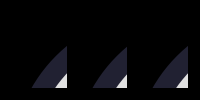
           <widget class="QFrame" name="frame_HI_Base_2">
            <property name="sizePolicy">
             <sizepolicy hsizetype="Preferred" vsizetype="Preferred">
              <horstretch>3</horstretch>
              <verstretch>3</verstretch>
             </sizepolicy>
            </property>
            <property name="styleSheet">
             <string notr="true">background-color:black</string>
            </property>
            <property name="frameShape">
             <enum>QFrame::StyledPanel</enum>
            </property>
            <property name="frameShadow">
             <enum>QFrame::Raised</enum>
            </property>
            <layout class="QHBoxLayout" name="horizontalLayout_2">
             <item>
              <widget class="QFrame" name="circularProgressBar_Main_4">
               <property name="styleSheet">
                <string notr="true">background-color: none;</string>
               </property>
               <property name="frameShape">
                <enum>QFrame::NoFrame</enum>
               </property>
               <property name="frameShadow">
                <enum>QFrame::Raised</enum>
               </property>
               <widget class="QFrame" name="circular_Production_Progress_4">
                <property name="geometry">
                 <rect>
                  <x>0</x>
                  <y>0</y>
                  <width>300</width>
                  <height>300</height>
                 </rect>
                </property>
                <property name="styleSheet">
                 <string notr="true">QFrame{
	border-radius: 150px;	
	background-color: qconicalgradient(cx:0.5, cy:0.5, angle:90, stop:0.400 rgba(0, 0, 255, 255), stop:0.395 rgba(0, 0, 255, 0));
}</string>
                </property>
                <property name="frameShape">
                 <enum>QFrame::StyledPanel</enum>
                </property>
                <property name="frameShadow">
                 <enum>QFrame::Raised</enum>
                </property>
               </widget>
               <widget class="QFrame" name="circular_Production_Bg_4">
                <property name="geometry">
                 <rect>
                  <x>0</x>
                  <y>0</y>
                  <width>300</width>
                  <height>300</height>
                 </rect>
                </property>
                <property name="styleSheet">
                 <string notr="true">QFrame{
	border-radius: 150px;	
	background-color: rgba(85, 85, 127, 100);
}</string>
                </property>
                <property name="frameShape">
                 <enum>QFrame::StyledPanel</enum>
                </property>
                <property name="frameShadow">
                 <enum>QFrame::Raised</enum>
                </property>
               </widget>
               <widget class="QFrame" name="circularContainer_5">
                <property name="geometry">
                 <rect>
                  <x>40</x>
                  <y>40</y>
                  <width>220</width>
                  <height>220</height>
                 </rect>
                </property>
                <property name="baseSize">
                 <size>
                  <width>0</width>
                  <height>0</height>
                 </size>
                </property>
                <property name="styleSheet">
                 <string notr="true">QFrame{
	border-radius: 110px;	
	background-color: rgb(58, 58, 102);
}</string>
                </property>
                <property name="frameShape">
                 <enum>QFrame::StyledPanel</enum>
                </property>
                <property name="frameShadow">
                 <enum>QFrame::Raised</enum>
                </property>
                <widget class="QLabel" name="label_8">
                 <property name="geometry">
                  <rect>
                   <x>20</x>
                   <y>50</y>
                   <width>181</width>
                   <height>41</height>
                  </rect>
                 </property>
                 <property name="font">
                  <font>
                   <pointsize>32</pointsize>
                  </font>
                 </property>
                 <property name="styleSheet">
                  <string notr="true">color:white</string>
                 </property>
                 <property name="text">
                  <string>Main 1</string>
                 </property>
                 <property name="alignment">
                  <set>Qt::AlignCenter</set>
                 </property>
                </widget>
                <widget class="QLabel" name="label_9">
                 <property name="geometry">
                  <rect>
                   <x>30</x>
                   <y>130</y>
                   <width>161</width>
                   <height>61</height>
                  </rect>
                 </property>
                 <property name="font">
                  <font>
                   <pointsize>32</pointsize>
                  </font>
                 </property>
                 <property name="styleSheet">
                  <string notr="true">color:white</string>
                 </property>
                 <property name="text">
                  <string>266</string>
                 </property>
                 <property name="alignment">
                  <set>Qt::AlignCenter</set>
                 </property>
                </widget>
               </widget>
               <widget class="QFrame" name="circular_TT_Progress_4">
                <property name="geometry">
                 <rect>
                  <x>20</x>
                  <y>20</y>
                  <width>260</width>
                  <height>260</height>
                 </rect>
                </property>
                <property name="styleSheet">
                 <string notr="true">QFrame{
	border-radius: 130px;	
	background-color: qconicalgradient(cx:0.5, cy:0.5, angle:90, stop:0.49 rgba(255, 0, 0, 0), stop:0.5 rgba(255, 0, 0, 255));
}</string>
                </property>
                <property name="frameShape">
                 <enum>QFrame::StyledPanel</enum>
                </property>
                <property name="frameShadow">
                 <enum>QFrame::Raised</enum>
                </property>
               </widget>
               <widget class="QFrame" name="circular_TT_Bg_4">
                <property name="geometry">
                 <rect>
                  <x>20</x>
                  <y>20</y>
                  <width>260</width>
                  <height>260</height>
                 </rect>
                </property>
                <property name="styleSheet">
                 <string notr="true">QFrame{
	border-radius: 130px;	
	background-color: rgb(225,225,225);
}</string>
                </property>
                <property name="frameShape">
                 <enum>QFrame::StyledPanel</enum>
                </property>
                <property name="frameShadow">
                 <enum>QFrame::Raised</enum>
                </property>
               </widget>
              </widget>
             </item>
             <item>
              <widget class="QFrame" name="circularProgressBar_Main_5">
               <property name="styleSheet">
                <string notr="true">background-color: none;</string>
               </property>
               <property name="frameShape">
                <enum>QFrame::NoFrame</enum>
               </property>
               <property name="frameShadow">
                <enum>QFrame::Raised</enum>
               </property>
               <widget class="QFrame" name="circular_Production_Progress_5">
                <property name="geometry">
                 <rect>
                  <x>0</x>
                  <y>0</y>
                  <width>300</width>
                  <height>300</height>
                 </rect>
                </property>
                <property name="styleSheet">
                 <string notr="true">QFrame{
	border-radius: 150px;	
	background-color: qconicalgradient(cx:0.5, cy:0.5, angle:90, stop:0.400 rgba(0, 0, 255, 255), stop:0.395 rgba(0, 0, 255, 0));
}</string>
                </property>
                <property name="frameShape">
                 <enum>QFrame::StyledPanel</enum>
                </property>
                <property name="frameShadow">
                 <enum>QFrame::Raised</enum>
                </property>
               </widget>
               <widget class="QFrame" name="circular_Production_Bg_5">
                <property name="geometry">
                 <rect>
                  <x>0</x>
                  <y>0</y>
                  <width>300</width>
                  <height>300</height>
                 </rect>
                </property>
                <property name="styleSheet">
                 <string notr="true">QFrame{
	border-radius: 150px;	
	background-color: rgba(85, 85, 127, 100);
}</string>
                </property>
                <property name="frameShape">
                 <enum>QFrame::StyledPanel</enum>
                </property>
                <property name="frameShadow">
                 <enum>QFrame::Raised</enum>
                </property>
               </widget>
               <widget class="QFrame" name="circularContainer_6">
                <property name="geometry">
                 <rect>
                  <x>40</x>
                  <y>40</y>
                  <width>220</width>
                  <height>220</height>
                 </rect>
                </property>
                <property name="baseSize">
                 <size>
                  <width>0</width>
                  <height>0</height>
                 </size>
                </property>
                <property name="styleSheet">
                 <string notr="true">QFrame{
	border-radius: 110px;	
	background-color: rgb(58, 58, 102);
}</string>
                </property>
                <property name="frameShape">
                 <enum>QFrame::StyledPanel</enum>
                </property>
                <property name="frameShadow">
                 <enum>QFrame::Raised</enum>
                </property>
                <widget class="QLabel" name="label_10">
                 <property name="geometry">
                  <rect>
                   <x>20</x>
                   <y>50</y>
                   <width>181</width>
                   <height>41</height>
                  </rect>
                 </property>
                 <property name="font">
                  <font>
                   <pointsize>32</pointsize>
                  </font>
                 </property>
                 <property name="styleSheet">
                  <string notr="true">color:white</string>
                 </property>
                 <property name="text">
                  <string>Main 1</string>
                 </property>
                 <property name="alignment">
                  <set>Qt::AlignCenter</set>
                 </property>
                </widget>
                <widget class="QLabel" name="label_11">
                 <property name="geometry">
                  <rect>
                   <x>30</x>
                   <y>130</y>
                   <width>161</width>
                   <height>61</height>
                  </rect>
                 </property>
                 <property name="font">
                  <font>
                   <pointsize>32</pointsize>
                  </font>
                 </property>
                 <property name="styleSheet">
                  <string notr="true">color:white</string>
                 </property>
                 <property name="text">
                  <string>266</string>
                 </property>
                 <property name="alignment">
                  <set>Qt::AlignCenter</set>
                 </property>
                </widget>
               </widget>
               <widget class="QFrame" name="circular_TT_Progress_5">
                <property name="geometry">
                 <rect>
                  <x>20</x>
                  <y>20</y>
                  <width>260</width>
                  <height>260</height>
                 </rect>
                </property>
                <property name="styleSheet">
                 <string notr="true">QFrame{
	border-radius: 130px;	
	background-color: qconicalgradient(cx:0.5, cy:0.5, angle:90, stop:0.49 rgba(255, 0, 0, 0), stop:0.5 rgba(255, 0, 0, 255));
}</string>
                </property>
                <property name="frameShape">
                 <enum>QFrame::StyledPanel</enum>
                </property>
                <property name="frameShadow">
                 <enum>QFrame::Raised</enum>
                </property>
               </widget>
               <widget class="QFrame" name="circular_TT_Bg_5">
                <property name="geometry">
                 <rect>
                  <x>20</x>
                  <y>20</y>
                  <width>260</width>
                  <height>260</height>
                 </rect>
                </property>
                <property name="styleSheet">
                 <string notr="true">QFrame{
	border-radius: 130px;	
	background-color: rgb(225,225,225);
}</string>
                </property>
                <property name="frameShape">
                 <enum>QFrame::StyledPanel</enum>
                </property>
                <property name="frameShadow">
                 <enum>QFrame::Raised</enum>
                </property>
               </widget>
              </widget>
             </item>
             <item>
              <widget class="QFrame" name="circularProgressBar_Main_6">
               <property name="styleSheet">
                <string notr="true">background-color: none;</string>
               </property>
               <property name="frameShape">
                <enum>QFrame::NoFrame</enum>
               </property>
               <property name="frameShadow">
                <enum>QFrame::Raised</enum>
               </property>
               <widget class="QFrame" name="circular_Production_Progress_6">
                <property name="geometry">
                 <rect>
                  <x>0</x>
                  <y>0</y>
                  <width>300</width>
                  <height>300</height>
                 </rect>
                </property>
                <property name="styleSheet">
                 <string notr="true">QFrame{
	border-radius: 150px;	
	background-color: qconicalgradient(cx:0.5, cy:0.5, angle:90, stop:0.400 rgba(0, 0, 255, 255), stop:0.395 rgba(0, 0, 255, 0));
}</string>
                </property>
                <property name="frameShape">
                 <enum>QFrame::StyledPanel</enum>
                </property>
                <property name="frameShadow">
                 <enum>QFrame::Raised</enum>
                </property>
               </widget>
               <widget class="QFrame" name="circular_Production_Bg_6">
                <property name="geometry">
                 <rect>
                  <x>0</x>
                  <y>0</y>
                  <width>300</width>
                  <height>300</height>
                 </rect>
                </property>
                <property name="styleSheet">
                 <string notr="true">QFrame{
	border-radius: 150px;	
	background-color: rgba(85, 85, 127, 100);
}</string>
                </property>
                <property name="frameShape">
                 <enum>QFrame::StyledPanel</enum>
                </property>
                <property name="frameShadow">
                 <enum>QFrame::Raised</enum>
                </property>
               </widget>
               <widget class="QFrame" name="circularContainer_7">
                <property name="geometry">
                 <rect>
                  <x>40</x>
                  <y>40</y>
                  <width>220</width>
                  <height>220</height>
                 </rect>
                </property>
                <property name="baseSize">
                 <size>
                  <width>0</width>
                  <height>0</height>
                 </size>
                </property>
                <property name="styleSheet">
                 <string notr="true">QFrame{
	border-radius: 110px;	
	background-color: rgb(58, 58, 102);
}</string>
                </property>
                <property name="frameShape">
                 <enum>QFrame::StyledPanel</enum>
                </property>
                <property name="frameShadow">
                 <enum>QFrame::Raised</enum>
                </property>
                <widget class="QLabel" name="label_12">
                 <property name="geometry">
                  <rect>
                   <x>20</x>
                   <y>50</y>
                   <width>181</width>
                   <height>41</height>
                  </rect>
                 </property>
                 <property name="font">
                  <font>
                   <pointsize>32</pointsize>
                  </font>
                 </property>
                 <property name="styleSheet">
                  <string notr="true">color:white</string>
                 </property>
                 <property name="text">
                  <string>Main 1</string>
                 </property>
                 <property name="alignment">
                  <set>Qt::AlignCenter</set>
                 </property>
                </widget>
                <widget class="QLabel" name="label_13">
                 <property name="geometry">
                  <rect>
                   <x>30</x>
                   <y>130</y>
                   <width>161</width>
                   <height>61</height>
                  </rect>
                 </property>
                 <property name="font">
                  <font>
                   <pointsize>32</pointsize>
                  </font>
                 </property>
                 <property name="styleSheet">
                  <string notr="true">color:white</string>
                 </property>
                 <property name="text">
                  <string>266</string>
                 </property>
                 <property name="alignment">
                  <set>Qt::AlignCenter</set>
                 </property>
                </widget>
               </widget>
               <widget class="QFrame" name="circular_TT_Progress_6">
                <property name="geometry">
                 <rect>
                  <x>20</x>
                  <y>20</y>
                  <width>260</width>
                  <height>260</height>
                 </rect>
                </property>
                <property name="styleSheet">
                 <string notr="true">QFrame{
	border-radius: 130px;	
	background-color: qconicalgradient(cx:0.5, cy:0.5, angle:90, stop:0.49 rgba(255, 0, 0, 0), stop:0.5 rgba(255, 0, 0, 255));
}</string>
                </property>
                <property name="frameShape">
                 <enum>QFrame::StyledPanel</enum>
                </property>
                <property name="frameShadow">
                 <enum>QFrame::Raised</enum>
                </property>
               </widget>
               <widget class="QFrame" name="circular_TT_Bg_6">
                <property name="geometry">
                 <rect>
                  <x>20</x>
                  <y>20</y>
                  <width>260</width>
                  <height>260</height>
                 </rect>
                </property>
                <property name="styleSheet">
                 <string notr="true">QFrame{
	border-radius: 130px;	
	background-color: rgb(225,225,225);
}</string>
                </property>
                <property name="frameShape">
                 <enum>QFrame::StyledPanel</enum>
                </property>
                <property name="frameShadow">
                 <enum>QFrame::Raised</enum>
                </property>
               </widget>
              </widget>
             </item>
            </layout>
           </widget>
